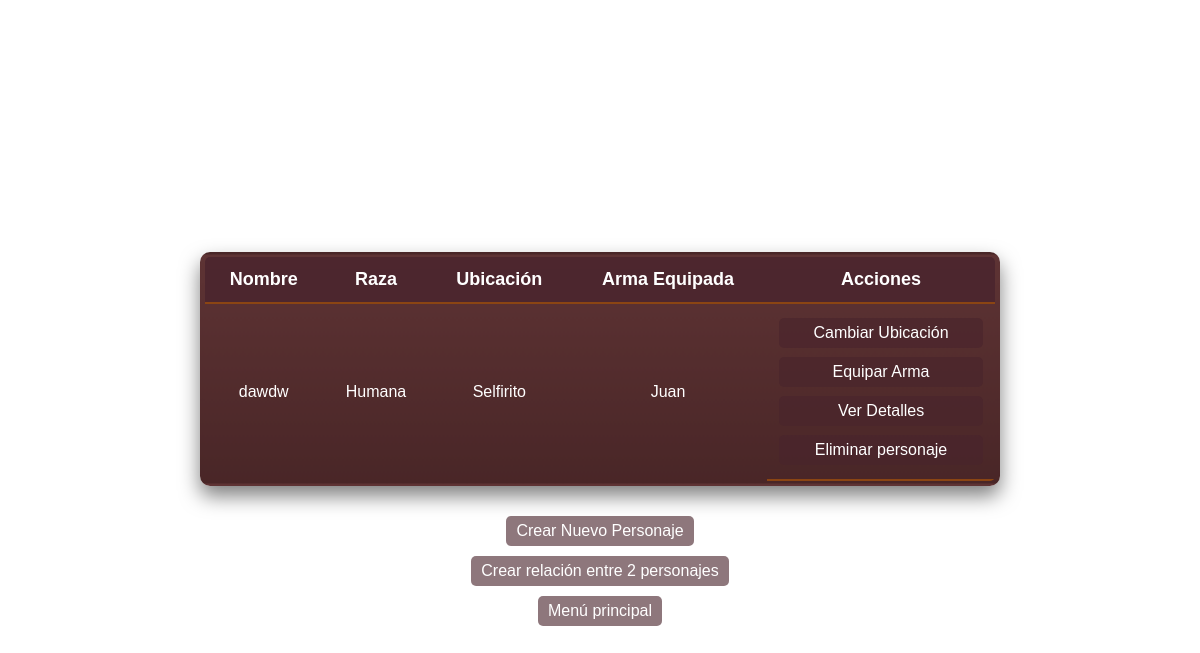
The app's page /character_list/, older data.
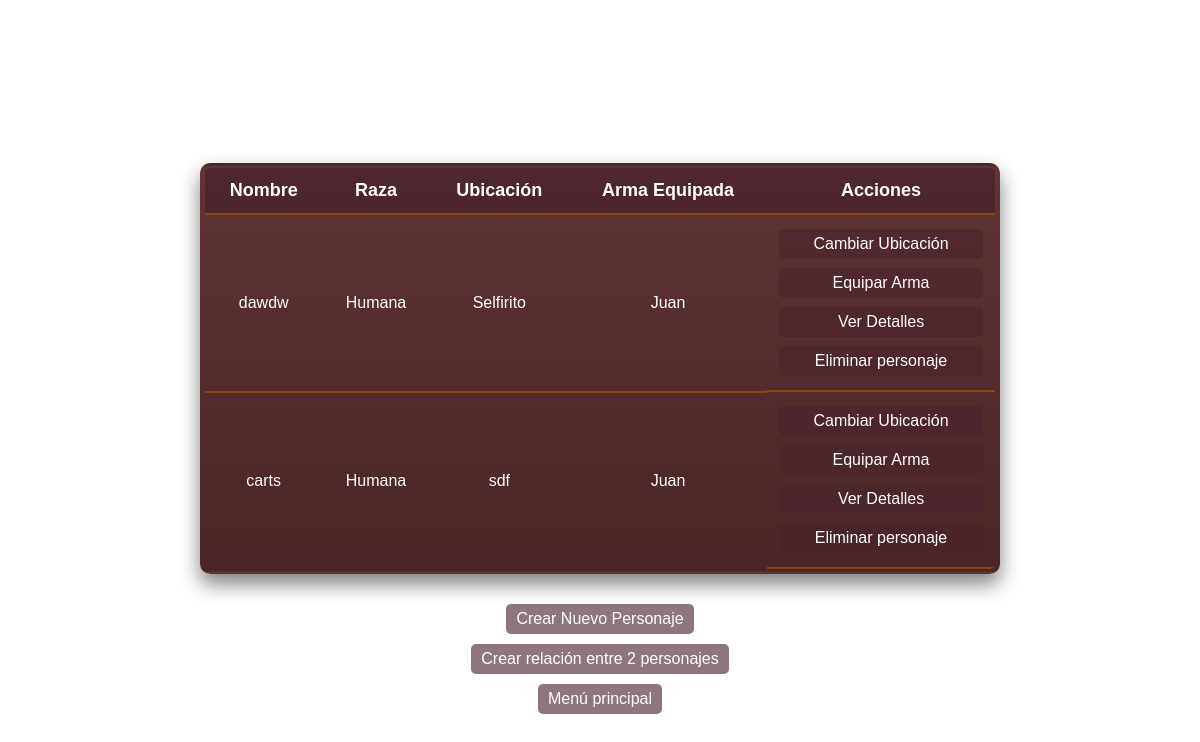
The same page, newer data.
### character/models.py (models this page shows, shortened)
class Character(models.Model):
    name = models.CharField(max_length=50, unique=True)
    race = models.CharField(max_length=50, choices=[('elfo', 'Elfo'), ('humana', 'Humana'), ('Enano', 'Enano'), ('Hobbit', 'Hobbit')])
    faction = models.CharField(max_length=100)
    ubication = models.CharField(max_length=100)
    equipment = models.ManyToManyField(Equipment, blank=False, related_name='equipamiento' )
    arma_equipada = models.ForeignKey(Equipment, null=True, blank=True, on_delete=models.SET_NULL, related_name='arma_equipada')

### equipment/models.py (models this page shows, shortened)
class Equipment(models.Model):
    name = models.CharField(max_length=100, unique=True)
    tipo = models.CharField(max_length=50, choices=[('weapon', 'Weapon'), ('armor', 'Armor')])
    potencia = models.IntegerField()
    imagen = models.ImageField(upload_to='equipment/', null=True, blank=True)
    def __str__(self):
        return f"{self.name}"

### character/views.py (the view)
# urls.py: path('character_list/', views.CharacterListView.as_view(), name='character_list'),
class CharacterListView(ListView):
    model = Character
    template_name = "character_list.html"
    context_object_name = "characters"

### character/templates/character_list.html (shortened to what this page needs)
<!DOCTYPE html>
<html lang="en">
<head>
   <link rel="stylesheet" href="../static/character_list.css">
</head>
<body>
<h1>Listado de personajes</h1>
<table>
   <thead>
   <tr>
       <th>Nombre</th>
       <th>Raza</th>
       <th>Ubicación</th>
       <th>Arma Equipada</th>
       <th>Acciones</th>
   </tr>
   </thead>
   <tbody>
   {% for character in characters %}
       <tr>
           <td>{{ character.name }}</td>
           <td>{{ character.get_race_display }}</td>
           <td>{{ character.ubication }}</td>
           <td>{{ character.arma_equipada|default:"Sin arma" }}</td>
           <td>
               <a href="{% url 'character:change_ubication' character.id %}">Cambiar Ubicación</a>
               <a href="{% url 'character:equip_weapon' character.id %}">Equipar Arma</a>
               <a href="{% url 'character:detail_character' character.id %}">Ver Detalles</a>
               <a href="{% url 'character:delete_character' character.id %}">Eliminar personaje</a>
           </td>
       </tr>
   {% empty %}
       <tr>
           <td colspan="6">No hay personajes disponibles. <a href="{% url 'character:create_character' %}">Crear Nuevo Personaje</a></td>
       </tr>
   {% endfor %}
   </tbody>
</table>
{% if characters %}
   <a href="{% url 'character:create_character' %}">Crear Nuevo Personaje</a>
   <a href="{% url 'character:relacion_create' %}">Crear relación entre 2 personajes</a>
{% endif %}
   <a href="{% url 'character:principal_menu' %}">Menú principal</a>
</body>
</html>

### character/static/character_list.css (style rules this page uses)
* { padding: 0; margin: 0; box-sizing: border-box; }
body { font-family: sans-serif; color: white; background-image: url("images/fondo.webp"); background-size: cover; background-position: center; background-repeat: no-repeat; display: flex; flex-direction: column; align-items: center; justify-content: center; min-height: 100vh; padding: 20px; }
h1 { font-size: 32px; margin-bottom: 20px; text-align: center; }
table { width: 90%; max-width: 800px; border-collapse: collapse; background: linear-gradient(to bottom, #5e3334, #492627); border: 5px solid saddlebrown; border-radius: 10px; overflow: hidden; box-shadow: 0px 10px 20px rgba(0, 0, 0, 0.5); color: white; margin: 25px; }
thead { background-color: rgba(73, 36, 45, 0.8); }
th, td { padding: 12px; text-align: center; border-bottom: 2px solid saddlebrown; }
th { font-size: 18px; }
a { font-size: 16px; color: white; text-decoration: none; padding: 6px 10px; border-radius: 5px; margin: 5px; background-color: rgba(73, 36, 45, 0.62); transition: background-color 0.35s ease, color 0.35s ease; }
tr td:last-child { display: flex; flex-direction: column; gap: 5px; }
tr td:last-child a { display: inline-block; margin: 2px 0; }

Row changes from the older to the newer data that the page shows:
added Character: name "carts", race "Humana", ubication "sdf", arma_equipada "Juan"
